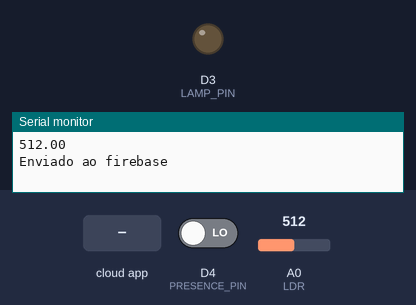
This sketch was run on a simulated ESP8266 (NodeMCU). On the bench: output pins drawn as LEDs (lit = HIGH), the last lines printed to the serial monitor. Inputs (shaded band) come from the test bench; at power-on: D4 (PRESENCE_PIN) LOW, A0 (LDR) = 512. WiFi joins after 1.5 s; servers stay silent unless stated; the Firebase database answers and starts empty.

Above: at 3.1 s.
3.2 s: the phone or cloud app sets lamp to 1
At 4.8 s:
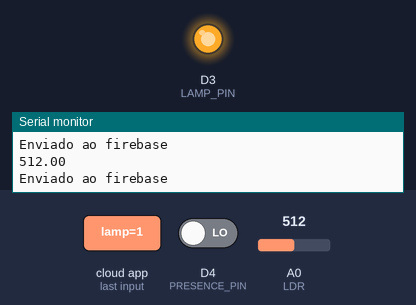
5.3 s: the phone or cloud app sets lamp to 0
At 6.8 s:
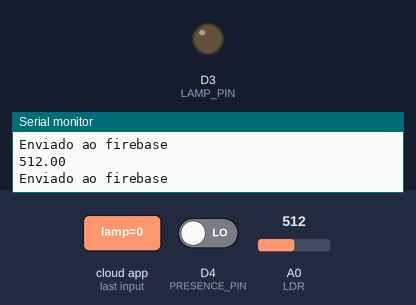
Timing chart, 0 to 8.3 s (numbered marks = the images above; inputs shaded):
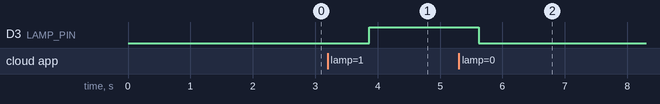

Measured:
- after the input at 3.2 s, D3 (LAMP_PIN): LOW → HIGH after 0.67 s
- after the input at 5.3 s, D3 (LAMP_PIN): HIGH → LOW after 0.32 s

The sketch:

NodeMCU1.ino
```cpp
#include <ESP8266WiFi.h>
#include <FirebaseArduino.h>
#include <Ticker.h>
#include "DHT.h"

// Set these to run example.
#define FIREBASE_HOST "intercon-c43d2.firebaseio.com"
#define FIREBASE_AUTH "lqeRhJStzzJi2ub4FjJCvdc0O4jEmtGailrG5YQ5"
#define WIFI_SSID "Fabricio"
#define WIFI_PASSWORD "@fabricio"

#define LAMP_PIN D3
#define LDR A0
#define PRESENCE_PIN D4
#define DHT_PIN D5
#define DHTTYPE DHT11
// Publique a cada 5 min
#define DHT_INTERVAL 1000*60*5
#define LDR_INTERVAL 1000*2
#define LAMP_INTERVAL 100

DHT dht(DHT_PIN, DHTTYPE);
Ticker tickerDht;
Ticker tickerLdr;
Ticker tickerLamp;
bool testeDht = true;
bool testeLdr = true;
bool testeLamp = true;

void publishDht(){
  testeDht = true;
}

void publishLdr(){
  testeLdr = true;
}

void publishLamp(){
  testeLamp = true;
}

void setupPins(){

  pinMode(LAMP_PIN, OUTPUT);
  digitalWrite(LAMP_PIN, LOW);

  pinMode(PRESENCE_PIN, INPUT);
  pinMode(LDR, INPUT);

  dht.begin();
}

void setupWifi(){
  WiFi.begin(WIFI_SSID, WIFI_PASSWORD);
  Serial.print("Conectando");
  while (WiFi.status() != WL_CONNECTED) {
    Serial.print(".");
    delay(500);
  }
  Serial.println();
  Serial.println("-------------------------------------------------");
  Serial.print("Conectado na rede: ");
  Serial.println(WiFi.SSID());
  Serial.print("IP: ");
  Serial.println(WiFi.localIP());
  Serial.print("Subnet Mask: ");
  Serial.println(WiFi.subnetMask());
  Serial.print("MAC Address: ");
  Serial.println(WiFi.macAddress());
  Serial.print("RSSI: ");
  Serial.println(WiFi.RSSI());
  Serial.println("-------------------------------------------------");
}

void setupFirebase(){
  Firebase.begin(FIREBASE_HOST, FIREBASE_AUTH);
  Firebase.setBool("lamp", false);
  Firebase.setBool("presence", false);
}

void setup() {
  Serial.begin(9600);

  setupPins();
  setupWifi();

  setupFirebase();

  // Registra o ticker para publicar de tempos em tempos
  tickerDht.attach_ms(DHT_INTERVAL, publishDht);

  tickerLdr.attach_ms(LDR_INTERVAL, publishLdr);

  tickerLamp.attach_ms(LAMP_INTERVAL, publishLamp);
}

void loop() {

  // Apenas publique quando passar o tempo determinado
  if(!testeDht){
    Serial.println("Recebendo dados do DHT...");
    // Obtem os dados do sensor DHT
    float humidity = dht.readHumidity();
    float temperature = dht.readTemperature();
    if(!isnan(humidity) && !isnan(temperature)){
      // Manda para o firebase
      Firebase.pushFloat("temperature", temperature);
      Firebase.pushFloat("humidity", humidity);
      testeDht = false;
    }else{
      Serial.println("Erro ao receber dados do DHT");
    }
  }

   if(testeLdr){

    // Obtem os dados do sensor DHT
    float ldr = analogRead(LDR);
    Serial.println( ldr);
    if(!isnan(ldr)){
      // Manda para o firebase
      Firebase.pushFloat("ldr", ldr);
            Serial.println("Enviado ao firebase");
      testeLdr = false;
    }else{
      Serial.println("Erro ao receber dados do LDR");
    }
  }

  if(testeLamp){
    bool lampValue = Firebase.getBool("lamp");
    if(!isnan(lampValue)){
      digitalWrite(LAMP_PIN, lampValue ? HIGH : LOW);
      testeLamp = false;
    }else{
      Serial.println("Erro ao receber dados da lamp");
    }


  }

  // Verifica o valor do sensor de presença
  // LOW sem movimento
  // HIGH com movimento
  int presence = digitalRead(PRESENCE_PIN);
  Firebase.setBool("presence", presence == HIGH);
  delay(500);
}
```
